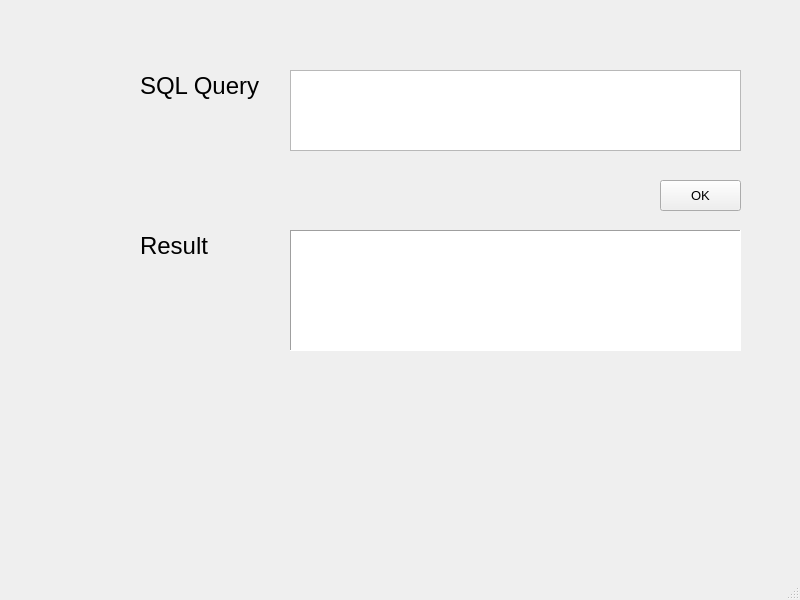
<?xml version="1.0" encoding="UTF-8"?>
<ui version="4.0">
 <class>MainWindow</class>
 <widget class="QMainWindow" name="MainWindow">
  <property name="geometry">
   <rect>
    <x>0</x>
    <y>0</y>
    <width>800</width>
    <height>600</height>
   </rect>
  </property>
  <property name="windowTitle">
   <string>DBMS</string>
  </property>
  <widget class="QWidget" name="centralwidget">
   <widget class="QLabel" name="label">
    <property name="geometry">
     <rect>
      <x>140</x>
      <y>70</y>
      <width>121</width>
      <height>31</height>
     </rect>
    </property>
    <property name="sizePolicy">
     <sizepolicy hsizetype="Preferred" vsizetype="Preferred">
      <horstretch>0</horstretch>
      <verstretch>0</verstretch>
     </sizepolicy>
    </property>
    <property name="font">
     <font>
      <pointsize>18</pointsize>
      <weight>50</weight>
      <bold>false</bold>
     </font>
    </property>
    <property name="text">
     <string>SQL Query</string>
    </property>
    <property name="wordWrap">
     <bool>false</bool>
    </property>
    <property name="margin">
     <number>1</number>
    </property>
   </widget>
   <widget class="QTextEdit" name="textEdit">
    <property name="geometry">
     <rect>
      <x>290</x>
      <y>70</y>
      <width>451</width>
      <height>81</height>
     </rect>
    </property>
    <property name="frameShape">
     <enum>QFrame::StyledPanel</enum>
    </property>
    <property name="frameShadow">
     <enum>QFrame::Sunken</enum>
    </property>
   </widget>
   <widget class="QPushButton" name="pushButton">
    <property name="geometry">
     <rect>
      <x>660</x>
      <y>180</y>
      <width>81</width>
      <height>31</height>
     </rect>
    </property>
    <property name="font">
     <font>
      <pointsize>10</pointsize>
     </font>
    </property>
    <property name="text">
     <string>OK</string>
    </property>
   </widget>
   <widget class="QLabel" name="label_2">
    <property name="geometry">
     <rect>
      <x>140</x>
      <y>230</y>
      <width>91</width>
      <height>31</height>
     </rect>
    </property>
    <property name="sizePolicy">
     <sizepolicy hsizetype="Preferred" vsizetype="Preferred">
      <horstretch>0</horstretch>
      <verstretch>0</verstretch>
     </sizepolicy>
    </property>
    <property name="font">
     <font>
      <pointsize>18</pointsize>
      <weight>50</weight>
      <bold>false</bold>
     </font>
    </property>
    <property name="text">
     <string>Result</string>
    </property>
    <property name="wordWrap">
     <bool>false</bool>
    </property>
    <property name="margin">
     <number>1</number>
    </property>
   </widget>
   <widget class="QTextBrowser" name="textBrowser">
    <property name="geometry">
     <rect>
      <x>290</x>
      <y>230</y>
      <width>451</width>
      <height>121</height>
     </rect>
    </property>
    <property name="frameShape">
     <enum>QFrame::Panel</enum>
    </property>
   </widget>
  </widget>
  <widget class="QMenuBar" name="menubar">
   <property name="geometry">
    <rect>
     <x>0</x>
     <y>0</y>
     <width>800</width>
     <height>21</height>
    </rect>
   </property>
  </widget>
  <widget class="QStatusBar" name="statusbar"/>
 </widget>
 <resources/>
 <connections/>
</ui>
